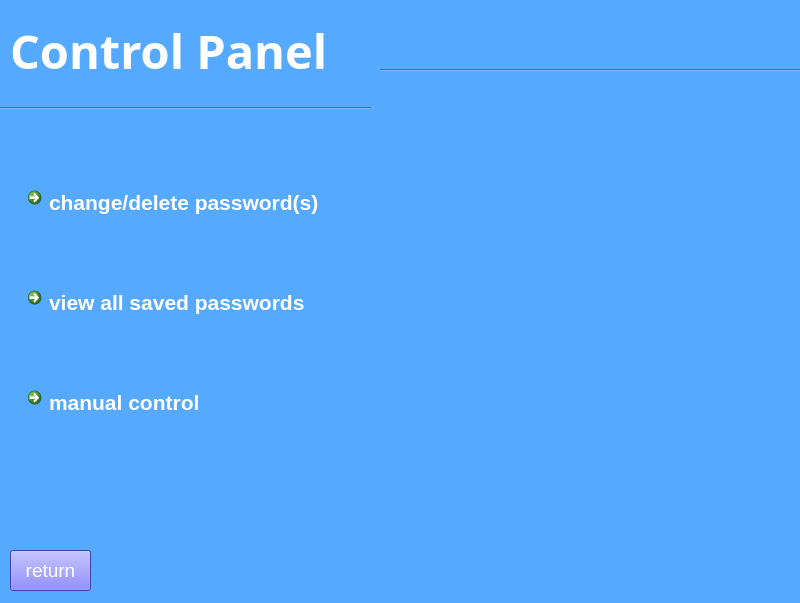
<?xml version="1.0" encoding="UTF-8"?>
<ui version="4.0">
 <class>controlDialog</class>
 <widget class="QDialog" name="controlDialog">
  <property name="geometry">
   <rect>
    <x>0</x>
    <y>0</y>
    <width>800</width>
    <height>603</height>
   </rect>
  </property>
  <property name="windowTitle">
   <string>Password Manager - Control panel</string>
  </property>
  <property name="styleSheet">
   <string notr="true">background-color: rgb(85, 170, 255); color: rgb(255, 255, 255);</string>
  </property>
  <widget class="QLabel" name="control_panel_text">
   <property name="geometry">
    <rect>
     <x>10</x>
     <y>10</y>
     <width>381</width>
     <height>81</height>
    </rect>
   </property>
   <property name="font">
    <font>
     <family>Yu Gothic UI Semibold</family>
     <pointsize>35</pointsize>
     <weight>50</weight>
     <italic>false</italic>
     <bold>false</bold>
    </font>
   </property>
   <property name="styleSheet">
    <string notr="true">font-weight: bold; font:  35pt &quot;Yu Gothic UI Semibold&quot;;</string>
   </property>
   <property name="text">
    <string>Control Panel</string>
   </property>
  </widget>
  <widget class="Line" name="line">
   <property name="geometry">
    <rect>
     <x>380</x>
     <y>60</y>
     <width>421</width>
     <height>20</height>
    </rect>
   </property>
   <property name="orientation">
    <enum>Qt::Horizontal</enum>
   </property>
  </widget>
  <widget class="QCommandLinkButton" name="change_delete_commandLinkButton">
   <property name="geometry">
    <rect>
     <x>20</x>
     <y>180</y>
     <width>391</width>
     <height>61</height>
    </rect>
   </property>
   <property name="font">
    <font>
     <family>Segoe UI</family>
     <pointsize>16</pointsize>
    </font>
   </property>
   <property name="styleSheet">
    <string notr="true">background-color: rgb(70, 141, 211);</string>
   </property>
   <property name="text">
    <string>change/delete password(s)</string>
   </property>
   <property name="iconSize">
    <size>
     <width>30</width>
     <height>30</height>
    </size>
   </property>
  </widget>
  <widget class="QCommandLinkButton" name="view_all_commandLinkButton">
   <property name="geometry">
    <rect>
     <x>20</x>
     <y>280</y>
     <width>391</width>
     <height>61</height>
    </rect>
   </property>
   <property name="font">
    <font>
     <family>Segoe UI</family>
     <pointsize>16</pointsize>
    </font>
   </property>
   <property name="styleSheet">
    <string notr="true">background-color: rgb(70, 141, 211);</string>
   </property>
   <property name="text">
    <string>view all saved passwords</string>
   </property>
   <property name="iconSize">
    <size>
     <width>30</width>
     <height>30</height>
    </size>
   </property>
  </widget>
  <widget class="QCommandLinkButton" name="manual_control_commandLinkButton">
   <property name="geometry">
    <rect>
     <x>20</x>
     <y>380</y>
     <width>391</width>
     <height>61</height>
    </rect>
   </property>
   <property name="font">
    <font>
     <family>Segoe UI</family>
     <pointsize>16</pointsize>
    </font>
   </property>
   <property name="styleSheet">
    <string notr="true">background-color: rgb(70, 141, 211);</string>
   </property>
   <property name="text">
    <string>manual control</string>
   </property>
   <property name="iconSize">
    <size>
     <width>30</width>
     <height>30</height>
    </size>
   </property>
  </widget>
  <widget class="Line" name="line_2">
   <property name="geometry">
    <rect>
     <x>0</x>
     <y>100</y>
     <width>371</width>
     <height>16</height>
    </rect>
   </property>
   <property name="orientation">
    <enum>Qt::Horizontal</enum>
   </property>
  </widget>
  <widget class="QPushButton" name="return_pushButton">
   <property name="geometry">
    <rect>
     <x>10</x>
     <y>550</y>
     <width>81</width>
     <height>41</height>
    </rect>
   </property>
   <property name="font">
    <font>
     <pointsize>14</pointsize>
    </font>
   </property>
   <property name="styleSheet">
    <string notr="true">background-color: rgb(85, 85, 255);</string>
   </property>
   <property name="text">
    <string>return</string>
   </property>
  </widget>
 </widget>
 <resources/>
 <connections/>
</ui>
